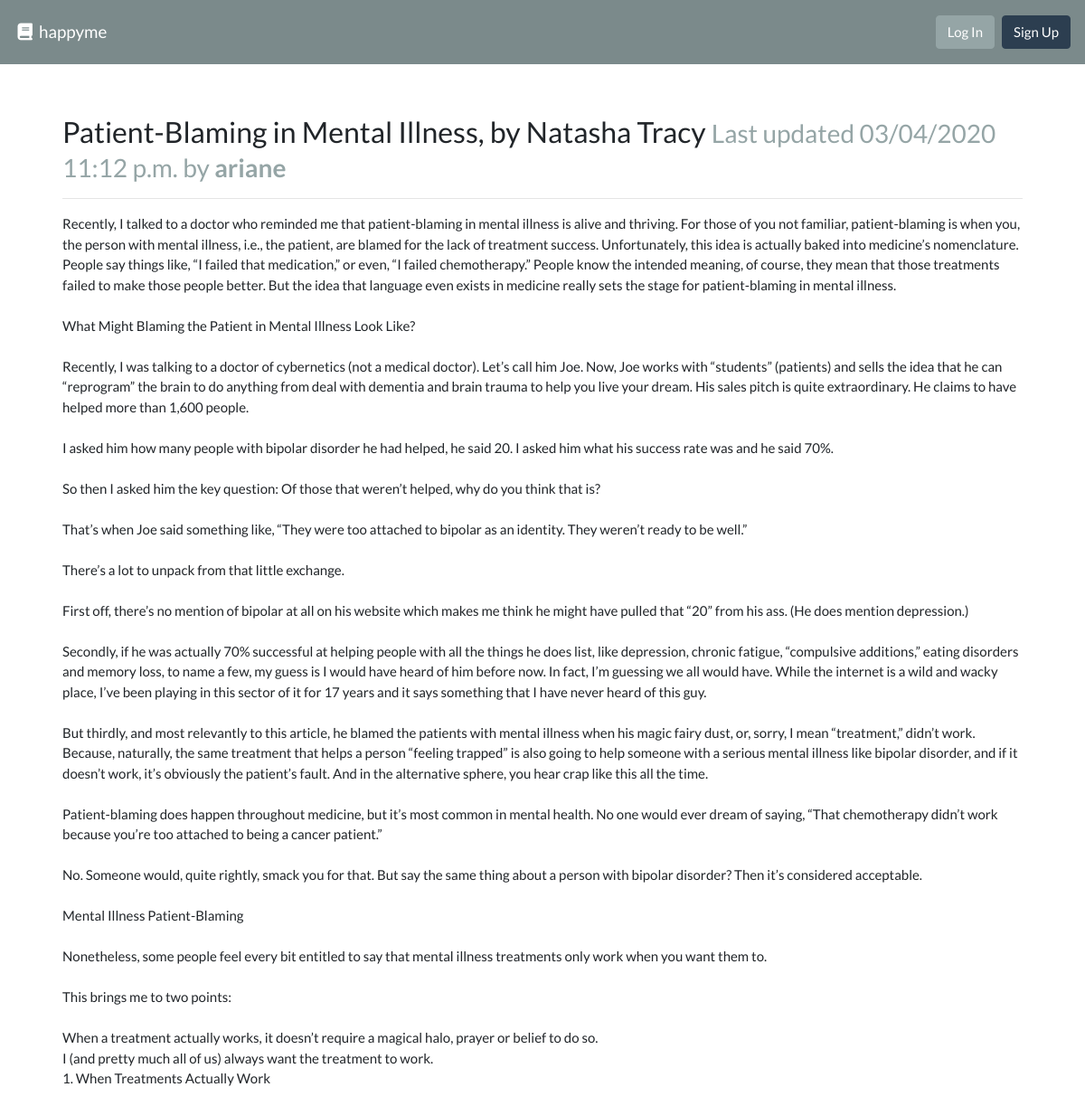
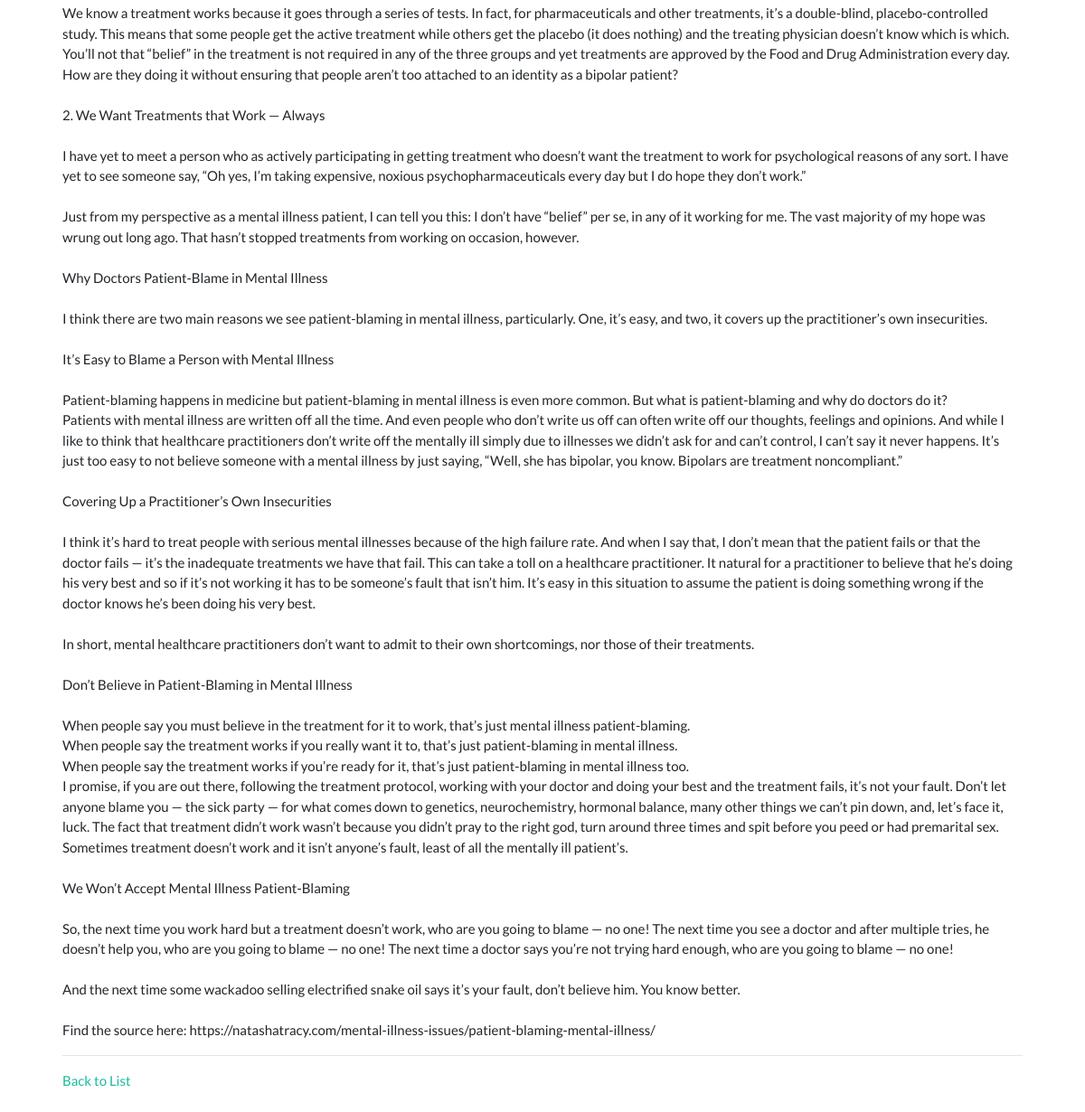
The page /patient-blaming-in-mental-illness-by-natasha-tracy/ on the database its author committed (2 pictures, top to bottom).
### blog/models.py (models this page shows, shortened)
class Posts(models.Model):
    title = models.CharField(max_length=600, unique=True, help_text="Title for your post")
    author = models.ForeignKey(User, on_delete=models.PROTECT, help_text="The user that made this post")
    slug = models.CharField(max_length=600, blank=True, editable=False,
        help_text="Unique URL path to access this page. Generated by the system")
    content = models.TextField(help_text="Write the content of your post here")
    created = models.DateTimeField(auto_now_add=True,
        help_text="The date and time this page was created. Automatically generated when the model saves.")
    modified = models.DateTimeField(auto_now=True,
        help_text="The date and time this page was last updated. Automatically generated when the model updates.")

### blog/views.py (the view)
# urls.py: path('<str:slug>/', PostsDetailView.as_view(), name='blog-details-page'),
class PostsDetailView(DetailView):
    model = Posts
    def get(self, request, slug):
        post = self.get_queryset().get(slug__iexact=slug)
        return render(request, 'blog/post.html', {
            'post': post
        })

### blog/templates/blog/post.html
{% extends "base.html" %}
{% block content %}
  <div class="row">
    <div class="col m-4">
      <h3>{{ post.title }} <small class="text-muted">Last updated {{ post.modified|date:"SHORT_DATETIME_FORMAT" }} by <b>{{ post.author.username }}</b></small></h3>
      <hr>
      <p>{{ post.content|linebreaksbr }}</p>
      <hr>
      <a href="{% url 'blog-list-page' %}">Back to List</a>
    </div>
  </div>
{% endblock %}

### rows shown on the page
Posts: title "Patient-Blaming in Mental Illness, by Natasha Tracy", modified "03/04/2020 11:12 p.m.", author.username "ariane", content "Recently, I talked to a doctor who reminded me that patient-blaming in mental illness is alive and thriving. For those of you not familiar, patient-blaming is when you, the person with mental illness, i.e., the patient, are blamed for the lack of treatment success. Unfortunately, this idea is actually baked into medicine’s nomenclature. People say things like, “I failed that medication,” or even, “I failed chemotherapy.” People know the intended meaning, of course, they mean that those treatments failed to make those people better. But the idea that language even exists in medicine really sets the stage for patient-blaming in mental illness. What Might Blaming the Patient in Mental Illness…"
